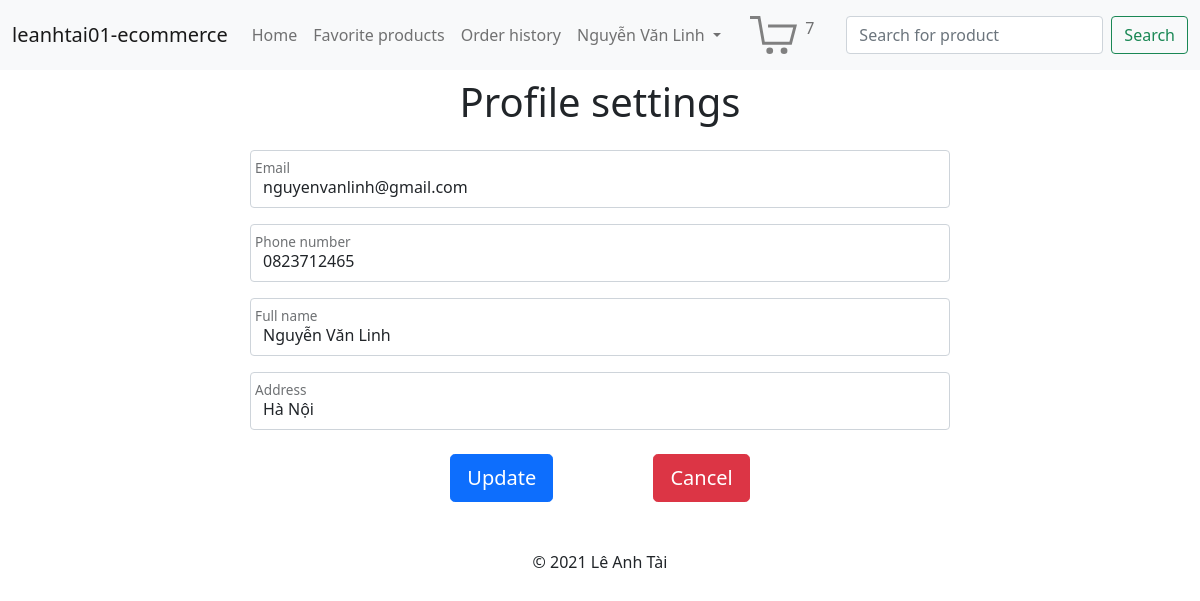
Screenshot of /account/index.php (signed in) with the database file from the repository.
### tables this page shows
CREATE TABLE accounts (
  id INT NOT NULL AUTO_INCREMENT,
  fullname VARCHAR(100) NOT NULL,
  email VARCHAR(100) NOT NULL,
  password VARCHAR(255) NOT NULL,
  phone_number VARCHAR(20) NOT NULL,
  address VARCHAR(255) NOT NULL,
  role_id INT NOT NULL,
  is_verified TINYINT NOT NULL,
  CONSTRAINT pk_users PRIMARY KEY (id),
  CONSTRAINT unq_users_email UNIQUE (email),
  CONSTRAINT unq_users_phone_number UNIQUE (phone_number)
);

### db_access/account.php (called while the page is built, shortened)
<?php
require_once(dirname(__DIR__) . "/conf/db.conf.php");
function get_personal_info($account_id)
{
  global $pdo;
  $sql = "SELECT fullname, email, phone_number, address FROM accounts "
    . "WHERE id = :id;";
  $stmt = $pdo->prepare($sql);
  $stmt->execute(["id" => $account_id]);
  return $stmt->fetch(PDO::FETCH_ASSOC);
}

### web/account/index.php (the view, shortened to what this page needs)
<?php
require_once(dirname(dirname(__DIR__)) . "/conf/init.conf.php");
require_once(dirname(dirname(__DIR__)) . "/db_access/account.php");
if (!$personal_info = get_personal_info($_SESSION["account_info"]["id"])) {
  header("Location: " . $host_url . "/account/login.php");
}
?>
<?php include_once(dirname(dirname(__DIR__)) . "/template/header.php") ?>
<div class="text-center register-form">
  <form class="row g-3" action="" method="post">
    <h1 class="mt-4">Profile settings</h1>
    <div class="col-12 form-floating">
      <input type="email" class="form-control" name="email" id="email" placeholder="Email" value="<?php echo $personal_info["email"]; ?>" required autofocus>
      <label for="email">Email</label>
    </div>
    <div class="col-12 form-floating">
      <input type="text" class="form-control" name="phone_number" id="phone_number" placeholder="Phone number" value="<?php echo $personal_info["phone_number"]; ?>" required>
      <label for="phone_number">Phone number</label>
    </div>
    <div class="col-12 form-floating">
      <input type="text" class="form-control" name="fullname" id="fullname" placeholder="Full name" value="<?php echo $personal_info["fullname"]; ?>" required>
      <label for="fullname">Full name</label>
    </div>
    <div class="col-12 form-floating">
      <input type="text" class="form-control" name="address" id="address" placeholder="Address" value="<?php echo $personal_info["address"]; ?>" required>
      <label for="address">Address</label>
    </div>
    <div class="col-md-12 mt-4">
      <button class="btn btn-primary btn-lg me-5" name="update_btn" type="submit">Update</button>
      <button class="btn btn-danger btn-lg ms-5" name="cancel_btn" type="submit">Cancel</button>
    </div>
  </form>
</div>
<?php include_once(dirname(dirname(__DIR__)) . "/template/footer.php") ?>

### web/css/register.css (style rules this page uses)
.register-form { max-width: 700px; margin: auto; }

### rows the page displays
accounts: email "nguyenvanlinh@gmail.com", phone_number "0823712465", fullname "Nguyễn Văn Linh", address "Hà Nội"

### other values shown
$_SESSION["account_info"]["fullname"] "Nguyễn Văn Linh"
$_SESSION["number_of_product_in_cart"] "7"
